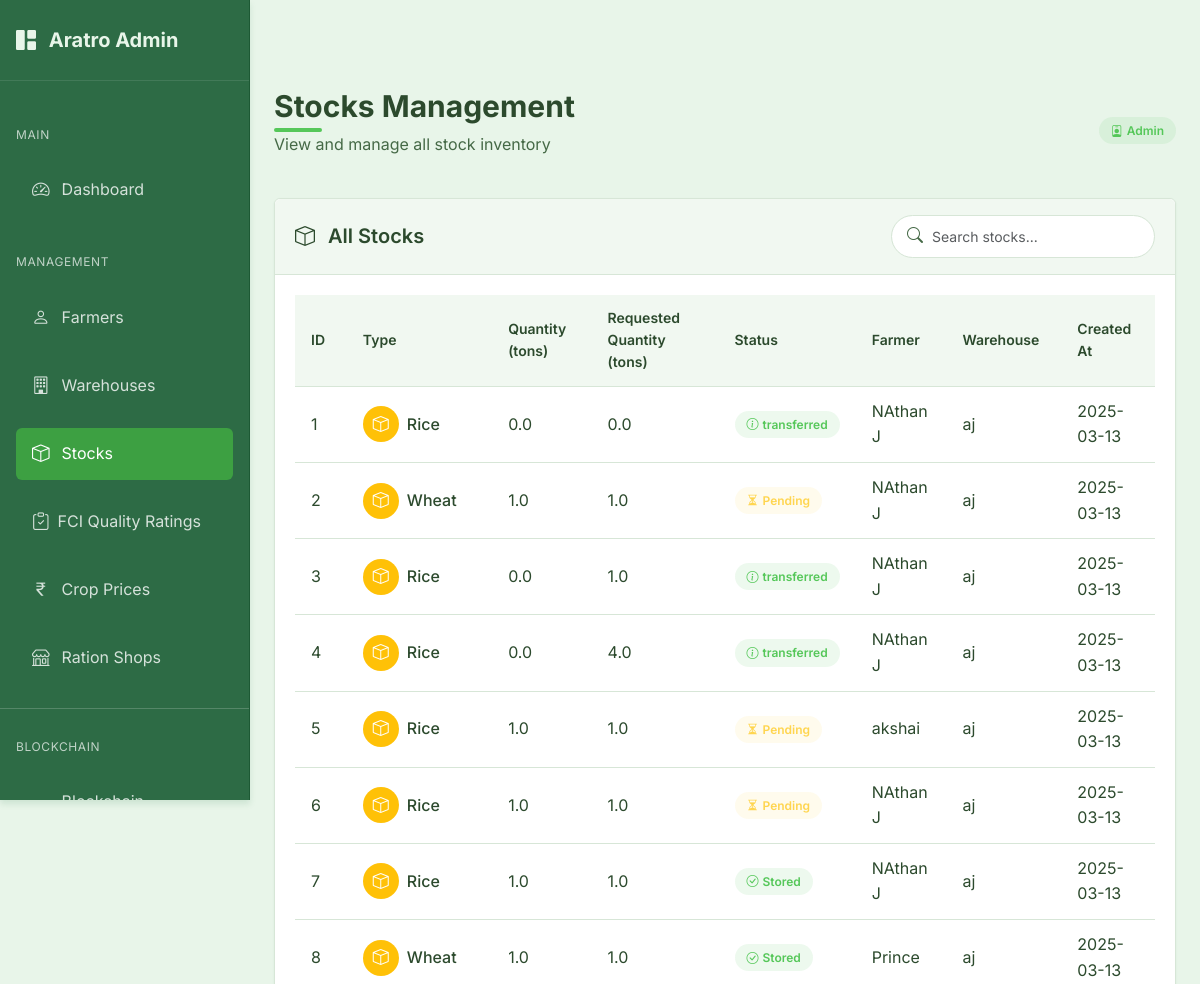
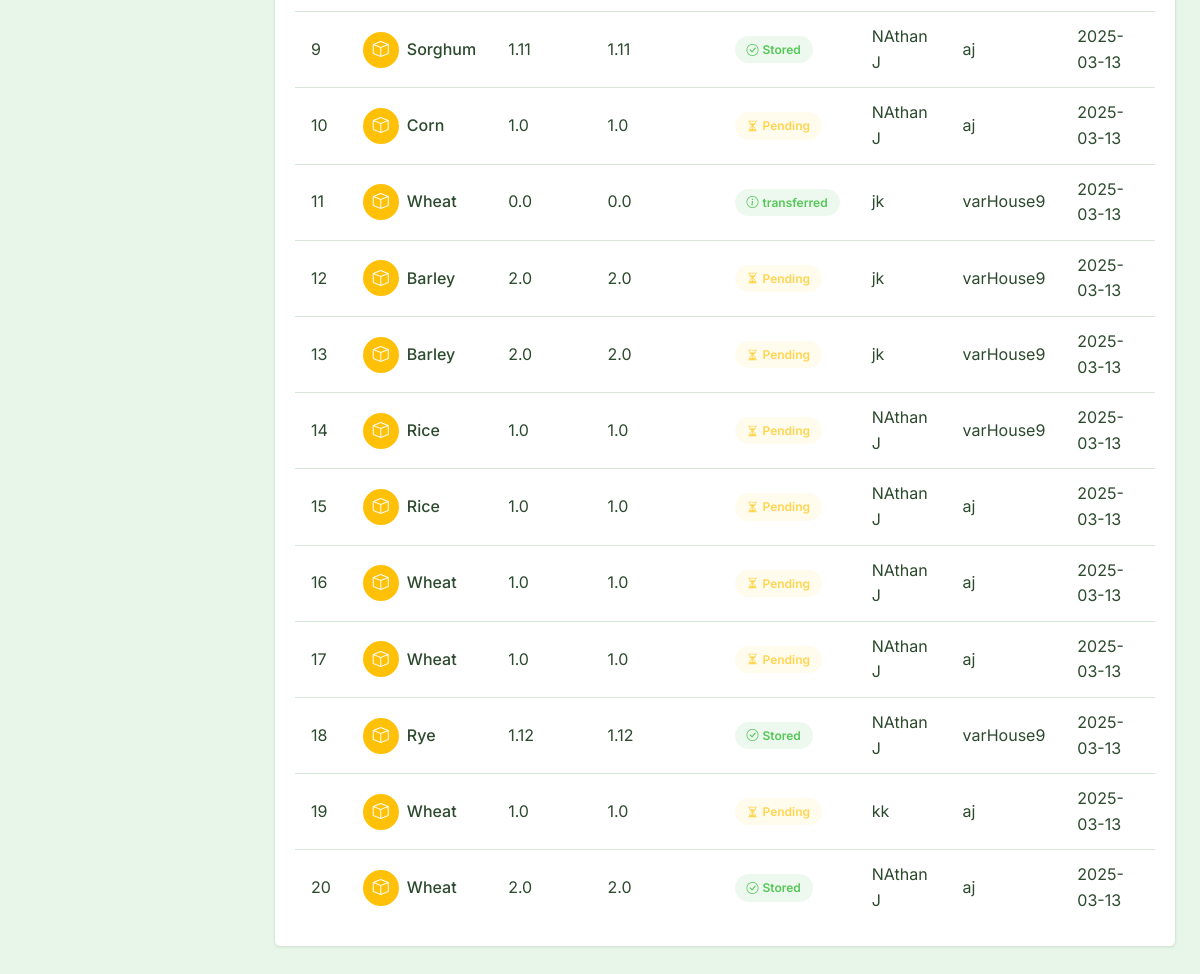
Page /admin/stocks (signed in) on the committed database (2 pictures, top to bottom).
### models.py (models this page shows, shortened)
class Stock(db.Model):
    id = db.Column(db.Integer, primary_key=True, autoincrement=True)
    type = db.Column(db.String(100), nullable=False)
    quantity = db.Column(db.Float, nullable=False)
    requested_quantity = db.Column(db.Float, nullable=False)  # Original requested quantity
    status = db.Column(db.String(20), nullable=False, default='pending')  # pending, stored, rejected
    farmer_id = db.Column(db.Integer, db.ForeignKey('farmer.id'), nullable=False)
    warehouse_id = db.Column(db.Integer, db.ForeignKey('warehouse.id'), nullable=False)
    created_at = db.Column(db.DateTime, nullable=False, default=datetime.utcnow)
    updated_at = db.Column(db.DateTime, nullable=False, default=datetime.utcnow, onupdate=datetime.utcnow)
    blockchain_id = db.Column(db.Integer, nullable=True)  # ID on the blockchain
    blockchain_tx_hash = db.Column(db.String(66), nullable=True)  # Transaction hash on the blockchain

class Farmer(db.Model):
    id = db.Column(db.Integer, primary_key=True, autoincrement=True)
    user_id = db.Column(db.Integer, db.ForeignKey('user.id'), nullable=False)
    name = db.Column(db.String(100), nullable=False)
    address = db.Column(db.String(200), nullable=False)
    aadhar_number = db.Column(db.String(12), unique=True, nullable=False)  # Exactly 12 digits
    phone_number = db.Column(db.String(10), nullable=False)  # Exactly 10 digits
    eth_address = db.Column(db.String(42), unique=True, nullable=True)  # Ethereum address for blockchain
    stocks = db.relationship('Stock', backref='farmer', lazy=True)

class Warehouse(db.Model):
    id = db.Column(db.Integer, primary_key=True, autoincrement=True)
    user_id = db.Column(db.Integer, db.ForeignKey('user.id'), nullable=False)
    manager_name = db.Column(db.String(100), nullable=False)
    name = db.Column(db.String(100), nullable=False)
    location = db.Column(db.String(200))
    latitude = db.Column(db.Float)
    longitude = db.Column(db.Float)
    phone_number = db.Column(db.String(20))
    warehouse_type = db.Column(db.String(20))  # 'private' or 'government'
    capacity = db.Column(db.Float)  # in tons
    available_space = db.Column(db.Float)  # in tons
    eth_address = db.Column(db.String(42), unique=True, nullable=True)  # Ethereum address for blockchain
    stocks = db.relationship('Stock', backref='warehouse', lazy=True)

### routes.py (the view)
@admin.route('/stocks')
@admin_required
def stocks():
    stocks = Stock.query.all()
    return render_template('admin/stocks.html', stocks=stocks)

### app.py (called while the page is built)
@login_manager.user_loader
def load_user(user_id):
    try:
        if user_id.startswith('admin_'):
            admin_id = int(user_id.split('_')[1])
            return Admin.query.get(admin_id)
        else:
            return User.query.get(int(user_id))
    except Exception as e:
        logger.error(f"Error loading user: {e}")
        return None

@app.teardown_request
def teardown_request(exception=None):
    if exception:
        try:
            db.session.rollback()
            logger.warning(f"Transaction rolled back due to exception: {str(exception)}")
        except Exception as e:
            logger.error(f"Error during rollback: {str(e)}")
    try:
        db.session.rollback()
        db.session.remove()
    except Exception as e:
        logger.error(f"Error removing session: {str(e)}")

### models.py (called while the page is built)
    def get_id(self):
        return f"admin_{self.id}"

    def __repr__(self):
        return f'<Admin {self.email}>'

### routes.py (called while the page is built)
@admin.context_processor
def inject_admin_data():
    admin_data = {'current_user': current_user}
    if current_user.is_authenticated:
        admin_user = Admin.query.get(current_user.id)
        if admin_user:
            admin_data['admin_user'] = admin_user
    return admin_data

### templates/admin/stocks.html (shortened to what this page needs)
{% extends "admin/base_admin.html" %}
{% block admin_content %}
<div class="page-header d-flex justify-content-between align-items-center">
    <div>
        <h1 class="page-title">Stocks Management</h1>
        <p class="page-subtitle">View and manage all stock inventory</p>
    </div>
    <div>
        <span class="admin-badge admin-badge-primary">
            <i class="bi bi-person-badge me-1"></i>
            Admin
        </span>
    </div>
</div>
<div class="admin-card">
    <div class="admin-card-header">
        <h5 class="admin-card-title">
            <i class="bi bi-box me-2"></i>
            All Stocks
        </h5>
        <div class="search-input">
            <i class="bi bi-search"></i>
            <input type="text" id="stockSearch" class="form-control form-control-sm" placeholder="Search stocks...">
        </div>
    </div>
    <div class="admin-card-body">
        <div class="table-responsive">
            <table class="admin-table" id="stocksTable">
                <thead>
                    <tr>
                        <th>ID</th>
                        <th>Type</th>
                        <th>Quantity (tons)</th>
                        <th>Requested Quantity (tons)</th>
                        <th>Status</th>
                        <th>Farmer</th>
                        <th>Warehouse</th>
                        <th>Created At</th>
                    </tr>
                </thead>
                <tbody>
                    {% if stocks %}
                        {% for stock in stocks %}
                            <tr>
                                <td>{{ stock.id }}</td>
                                <td>
                                    <div class="d-flex align-items-center">
                                        <div class="avatar-circle bg-warning text-white d-flex align-items-center justify-content-center me-2" style="width: 36px; height: 36px; border-radius: 50%;">
                                            <i class="bi bi-box"></i>
                                        </div>
                                        <div>
                                            <span class="fw-medium">{{ stock.type }}</span>
                                        </div>
                                    </div>
                                </td>
                                <td>{{ stock.quantity }}</td>
                                <td>{{ stock.requested_quantity }}</td>
                                <td>
                                    {% if stock.status == 'pending' %}
                                        <span class="admin-badge admin-badge-warning">
                                            <i class="bi bi-hourglass-split me-1"></i>
                                            Pending
                                        </span>
                                    {% elif stock.status == 'stored' %}
                                        <span class="admin-badge admin-badge-success">
                                            <i class="bi bi-check-circle me-1"></i>
                                            Stored
                                        </span>
                                    {% elif stock.status == 'rejected' %}
                                        <span class="admin-badge admin-badge-danger">
                                            <i class="bi bi-x-circle me-1"></i>
                                            Rejected
                                        </span>
                                    {% else %}
                                        <span class="admin-badge admin-badge-primary">
                                            <i class="bi bi-info-circle me-1"></i>
                                            {{ stock.status }}
                                        </span>
                                    {% endif %}
                                </td>
                                <td>{{ stock.farmer.name }}</td>
                                <td>{{ stock.warehouse.name }}</td>
                                <td>{{ stock.created_at.strftime('%Y-%m-%d') }}</td>
                            </tr>
                        {% endfor %}
                    {% endif %}
                </tbody>
            </table>
        </div>
    </div>
</div>
{% endblock %}

### static/css/style.css (style rules this page uses)
:root { --primary-color: #55c759; --primary-dark: #3da042; --primary-light: #7ed681; --secondary-color: #358856; --secondary-dark: #246b3d; --secondary-light: #4a9d6a; --accent-1: #92d275; --accent-2: #6ab04c; --accent-3: #437c2d; --background-color: #e8f5e9; --surface-color: #f1f8f1; --surface-hover: #e1efe1; --text-primary: #2c4a2d; --text-secondary: #456946; --text-light: #588559; --success-color: #55c759; --error-color: #e57373; --error-color-rgb: 229, 115, 115; --warning-color: #ffd54f; --info-color: #4db6ac; --border-color: #d7e6d7; --border-radius: 0.375rem; --shadow-sm: 0 1px 2px rgba(53, 136, 86, 0.1); --shadow-md: 0 4px 6px rgba(53, 136, 86, 0.15); --shadow-lg: 0 10px 15px rgba(53, 136, 86, 0.2); --spacing-xs: 0.25rem; --spacing-sm: 0.5rem; --spacing-md: 1rem; --spacing-lg: 1.5rem; --spacing-xl: 2rem; --font-family: 'Inter', system-ui, -apple-system, BlinkMacSystemFont, 'Segoe UI', Roboto, Oxygen, Ubuntu, Cantarell, 'Open Sans', 'Helvetica Neue', sans-serif; }
* { margin: 0; padding: 0; box-sizing: border-box; }
body { font-family: var(--font-family); background-color: var(--background-color); color: var(--text-primary); line-height: 1.6; min-height: 100vh; }
h1, h2, h3, h4, h5, h6 { margin-bottom: var(--spacing-md); color: var(--text-primary); font-weight: 600; }
h1 { font-size: 1.875rem; position: relative; display: inline-block; margin-bottom: 1.5rem; }
h1::after { content: ''; position: absolute; bottom: -0.5rem; left: 0; width: 3rem; height: 0.25rem; background: var(--primary-color); border-radius: 0.125rem; }
.form-control { width: 100%; padding: 0.625rem 0.75rem; border: 1px solid var(--border-color); border-radius: var(--border-radius); font-family: var(--font-family); font-size: 0.95rem; transition: border-color 0.2s, box-shadow 0.2s; background-color: var(--surface-color); }
body { font-family: var(--font-family); background-color: var(--background-color); color: var(--text-primary); line-height: 1.6; padding-top: 4rem; min-height: 100vh; }

### rows in the picture
Stock: id "1", type "Rice", quantity "0.0", requested_quantity "0.0", status "transferred", farmer.name "NAthan J", warehouse.name "aj", created_at "2025-03-13"
Stock: id "2", type "Wheat", quantity "1.0", requested_quantity "1.0", status "pending" (drawn), farmer.name "NAthan J", warehouse.name "aj", created_at "2025-03-13"
Stock: id "3", type "Rice", quantity "0.0", requested_quantity "1.0", status "transferred", farmer.name "NAthan J", warehouse.name "aj", created_at "2025-03-13"
Stock: id "4", type "Rice", quantity "0.0", requested_quantity "4.0", status "transferred", farmer.name "NAthan J", warehouse.name "aj", created_at "2025-03-13"
Stock: id "5", type "Rice", quantity "1.0", requested_quantity "1.0", status "pending" (drawn), farmer.name "akshai", warehouse.name "aj", created_at "2025-03-13"
Stock: id "6", type "Rice", quantity "1.0", requested_quantity "1.0", status "pending" (drawn), farmer.name "NAthan J", warehouse.name "aj", created_at "2025-03-13"
Stock: id "7", type "Rice", quantity "1.0", requested_quantity "1.0", status "stored" (drawn), farmer.name "NAthan J", warehouse.name "aj", created_at "2025-03-13"
Stock: id "8", type "Wheat", quantity "1.0", requested_quantity "1.0", status "stored" (drawn), farmer.name "Prince", warehouse.name "aj", created_at "2025-03-13"
Stock: id "9", type "Sorghum", quantity "1.11", requested_quantity "1.11", status "stored" (drawn), farmer.name "NAthan J", warehouse.name "aj", created_at "2025-03-13"
Stock: id "10", type "Corn", quantity "1.0", requested_quantity "1.0", status "pending" (drawn), farmer.name "NAthan J", warehouse.name "aj", created_at "2025-03-13"
Stock: id "11", type "Wheat", quantity "0.0", requested_quantity "0.0", status "transferred", farmer.name "jk", warehouse.name "varHouse9", created_at "2025-03-13"
Stock: id "12", type "Barley", quantity "2.0", requested_quantity "2.0", status "pending" (drawn), farmer.name "jk", warehouse.name "varHouse9", created_at "2025-03-13"
Stock: id "13", type "Barley", quantity "2.0", requested_quantity "2.0", status "pending" (drawn), farmer.name "jk", warehouse.name "varHouse9", created_at "2025-03-13"
Stock: id "14", type "Rice", quantity "1.0", requested_quantity "1.0", status "pending" (drawn), farmer.name "NAthan J", warehouse.name "varHouse9", created_at "2025-03-13"
Stock: id "15", type "Rice", quantity "1.0", requested_quantity "1.0", status "pending" (drawn), farmer.name "NAthan J", warehouse.name "aj", created_at "2025-03-13"
Stock: id "16", type "Wheat", quantity "1.0", requested_quantity "1.0", status "pending" (drawn), farmer.name "NAthan J", warehouse.name "aj", created_at "2025-03-13"
Stock: id "17", type "Wheat", quantity "1.0", requested_quantity "1.0", status "pending" (drawn), farmer.name "NAthan J", warehouse.name "aj", created_at "2025-03-13"
Stock: id "18", type "Rye", quantity "1.12", requested_quantity "1.12", status "stored" (drawn), farmer.name "NAthan J", warehouse.name "varHouse9", created_at "2025-03-13"
Stock: id "19", type "Wheat", quantity "1.0", requested_quantity "1.0", status "pending" (drawn), farmer.name "kk", warehouse.name "aj", created_at "2025-03-13"
Stock: id "20", type "Wheat", quantity "2.0", requested_quantity "2.0", status "stored" (drawn), farmer.name "NAthan J", warehouse.name "aj", created_at "2025-03-13"
